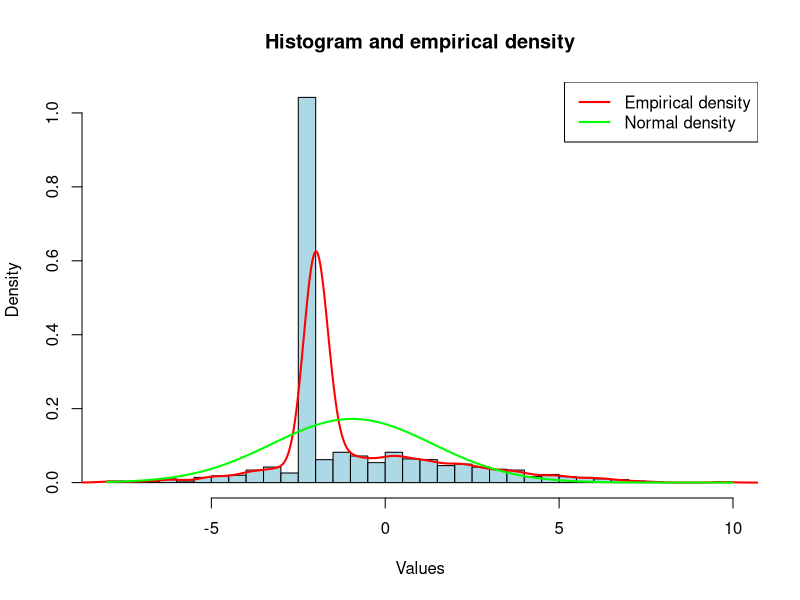

Write the R code that produced this figure.
## ---- chunk 1
# your code here
n <- 1000
mu1 <- 50
sigma1 <- 3
mu2 <- -2
sigma2 <- 50

my.data <- rnorm(n, mean=c(mu1,mu2), sd=c(sigma1,sigma2))
summary(my.data)
## ---- chunk 2
# draw histogram

# superimpose empirical density

# superimpose normal density

## ---- chunk 3
# plot ecdf

# superimpose cdf for standard normal

# calculate maximal difference

n <- 1000
mu_1 <- 0
sigma_1 <- 3
mu_2 <- -2
sigma_2 <- mu_1
set.seed(123)
data_1 <- rnorm(500, mean = mu_1, sd = sigma_1)
data_2 <- rnorm(500, mean = mu_2, sd = sigma_2)

my.data <- c(data_1, data_2)
hist(my.data, breaks = 30, probability = TRUE, 
     main = "Histogram and empirical density", 
     xlab = "Values", col = "lightblue")
lines(density(my.data), col = "red", lwd = 2)
curve(dnorm(x, mean = mean(my.data), sd = sd(my.data)), 
      add = TRUE, col = "green", lwd = 2)
legend("topright", legend = c("Empirical density", "Normal density"), 
       col = c("red", "green"), lwd = 2)

## ---- chunk 4
# your code here
# skewness

# kurtosis

## ---- chunk 5
# your code here
# theoretical expected value and variance

# sample mean and sample variance

## ---- chunk 6
# your code here

